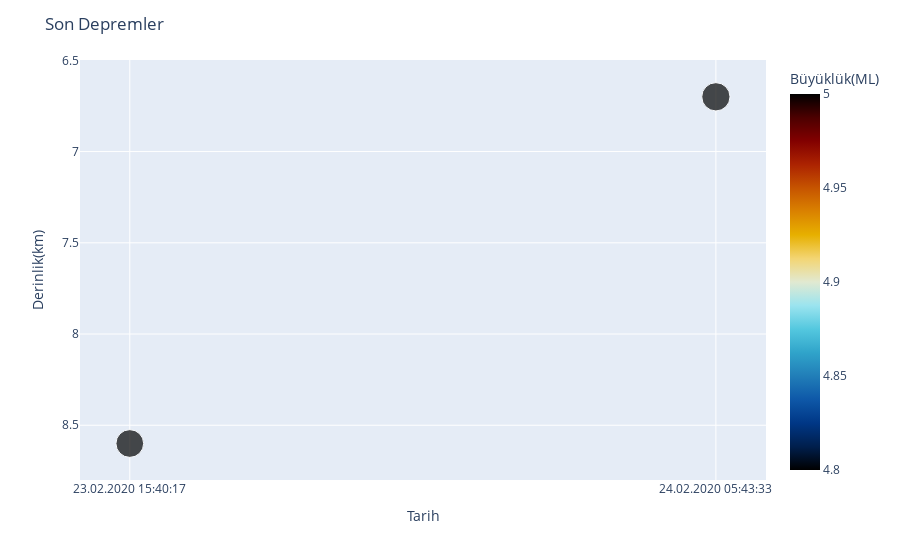

This figure's notebook cell:
### Code cell
#read review text
now = datetime.now() #şu anki zamanı alıyoruz

pre = soup.find_all('pre')[0].text #pre tagı içindeki datayı alıyoruz
pattern = '\r\n'+str(now.year)  #şu anki yılı ekleyerek split patternimizi oluşturuyoruz
result = re.split(pattern, pre) #pre tagı içindeki veriyi split ediyoruz

arr = pd.Series(result) #dönen verisi pandas ile seri haline getirdik
arr = arr.drop([0],axis=0)  # serinin ilk elemanını siliyoruz

tarihler    = []
enlemler    = []
boylamlar   = []
derinlikler = []
buyuklukler = []
yerler      = []

for row in arr:
    r = str(now.year)+row
    str_list = re.split('  ',r)
    str_list = list(filter(None, str_list))
    seri = pd.Series(str_list)
    
    tarihler.append(seri[0])
    enlemler.append(seri[1])
    boylamlar.append(seri[2])
    derinlikler.append(seri[3])
    buyuklukler.append(seri[5])
    yerler.append(seri[7])
    

final_array=[]

for tarih,enlem,boylam,derinlik,buyukluk,yer in zip(tarihler,enlemler,boylamlar,derinlikler,buyuklukler,yerler):
    
    #bulunduğumuz nokta ile deprem lokasyonu arası mesafe hesaplanır km cinsinden
    distance=6371 * math.acos( math.cos( math.radians(myLat) ) * math.cos( math.radians( float(enlem) ) ) * math.cos( math.radians( float(boylam) ) - math.radians(myLng) ) + math.sin( math.radians(myLat) ) * math.sin( math.radians( float(enlem) ) ) )
    distance = float("{:10.2f}".format(distance))
    
    #tarih stringden datetime formatına dönüştürülür
    tarih = datetime.strptime(tarih, '%Y.%m.%d %H:%M:%S')
    
    #tarih d-m-Y formatına çevrilir
    tarih = tarih.strftime("%d.%m.%Y %H:%M:%S")
    
    #veriler final_array dizine aktarılır
    final_array.append({"Tarih":tarih,"Enlem(N)":float(enlem),"Boylam(E)":float(boylam),"Derinlik(km)":float(derinlik),"Büyüklük(ML)":float(buyukluk),"Yer":yer,"Uzaklık(km)":distance})
    

#final array içinde filtre yapılır    
final_array = [x for x in final_array if x['Büyüklük(ML)'] >= 4]
#final_array = [x for x in final_array if x['Derinlik(km)'] >= 3]
final_array = [x for x in final_array if x['Uzaklık(km)'] <= 100 ]

if(len(final_array)==0):    
    sys.exit("Sonuç Bulunamadı")


    
    
    
#dizi dataframeye aktarılır      
df_depremler = pd.DataFrame(final_array)

#df önce sort edilip sonra ilk 10 data çekilir.
df_depremler = df_depremler.sort_values(by='Tarih', ascending=False).head(10)

fig = px.scatter(df_depremler, x="Tarih", y="Derinlik(km)",color="Büyüklük(ML)",size="Büyüklük(ML)",
                 hover_data=['Tarih','Enlem(N)','Boylam(E)','Yer','Uzaklık(km)'],color_continuous_scale=px.colors.cyclical.IceFire)
fig.update_layout(title='Son Depremler')
fig.update_yaxes(autorange="reversed")
fig.update_xaxes(autorange="reversed")


fig.show()




fig = px.scatter_mapbox(df_depremler, lat="Enlem(N)", lon="Boylam(E)", color="Büyüklük(ML)", size="Büyüklük(ML)",
                  color_continuous_scale=px.colors.cyclical.IceFire, zoom=4,
                        hover_data=['Tarih','Enlem(N)','Boylam(E)','Yer','Uzaklık(km)',"Derinlik(km)"])

fig.update_layout(mapbox_style="carto-positron")
fig.update_layout(margin={"r":0,"t":0,"l":0,"b":0})
fig.show()


df_depremler

### Figure 1 — Plotly figure (JSON) as saved in the notebook; plotly's stock layout.template omitted (floating-point values rounded to 4 significant figures)
{"data": [{"customdata": [["24.02.2020 05:43:33", 38.99, 27.87, " KARABORKLU-AKHISAR (MANISA)", 89.88], ["23.02.2020 15:40:17", 39.0, 27.87, " KARABORKLU-AKHISAR (MANISA)", 91.01]], "hoverlabel": {"namelength": 0}, "hovertemplate": "Tarih=%{customdata[0]}<br>Derinlik(km)=%{y}<br>Büyüklük(ML)=%{marker.color}<br>Enlem(N)=%{customdata[1]}<br>Boylam(E)=%{customdata[2]}<br>Yer=%{customdata[3]}<br>Uzaklık(km)=%{customdata[4]}", "legendgroup": "", "marker": {"color": [5, 4.8], "coloraxis": "coloraxis", "size": [5, 4.8], "sizemode": "area", "sizeref": 0.0125, "symbol": "circle"}, "mode": "markers", "name": "", "showlegend": false, "type": "scatter", "x": ["24.02.2020 05:43:33", "23.02.2020 15:40:17"], "xaxis": "x", "y": [6.7, 8.6], "yaxis": "y"}], "layout": {"coloraxis": {"colorbar": {"title": {"text": "Büyüklük(ML)"}}, "colorscale": [[0, "#000000"], [0.0625, "#001f4d"], [0.125, "#003786"], [0.1875, "#0e58a8"], [0.25, "#217eb8"], [0.3125, "#30a4ca"], [0.375, "#54c8df"], [0.4375, "#9be4ef"], [0.5, "#e1e9d1"], [0.5625, "#f3d573"], [0.625, "#e7b000"], [0.6875, "#da8200"], [0.75, "#c65400"], [0.8125, "#ac2301"], [0.875, "#820000"], [0.9375, "#4c0000"], [1, "#000000"]]}, "legend": {"itemsizing": "constant", "tracegroupgap": 0}, "margin": {"t": 60}, "title": {"text": "Son Depremler"}, "xaxis": {"anchor": "y", "autorange": "reversed", "domain": [0, 1], "title": {"text": "Tarih"}}, "yaxis": {"anchor": "x", "autorange": "reversed", "domain": [0, 1], "title": {"text": "Derinlik(km)"}}}}
